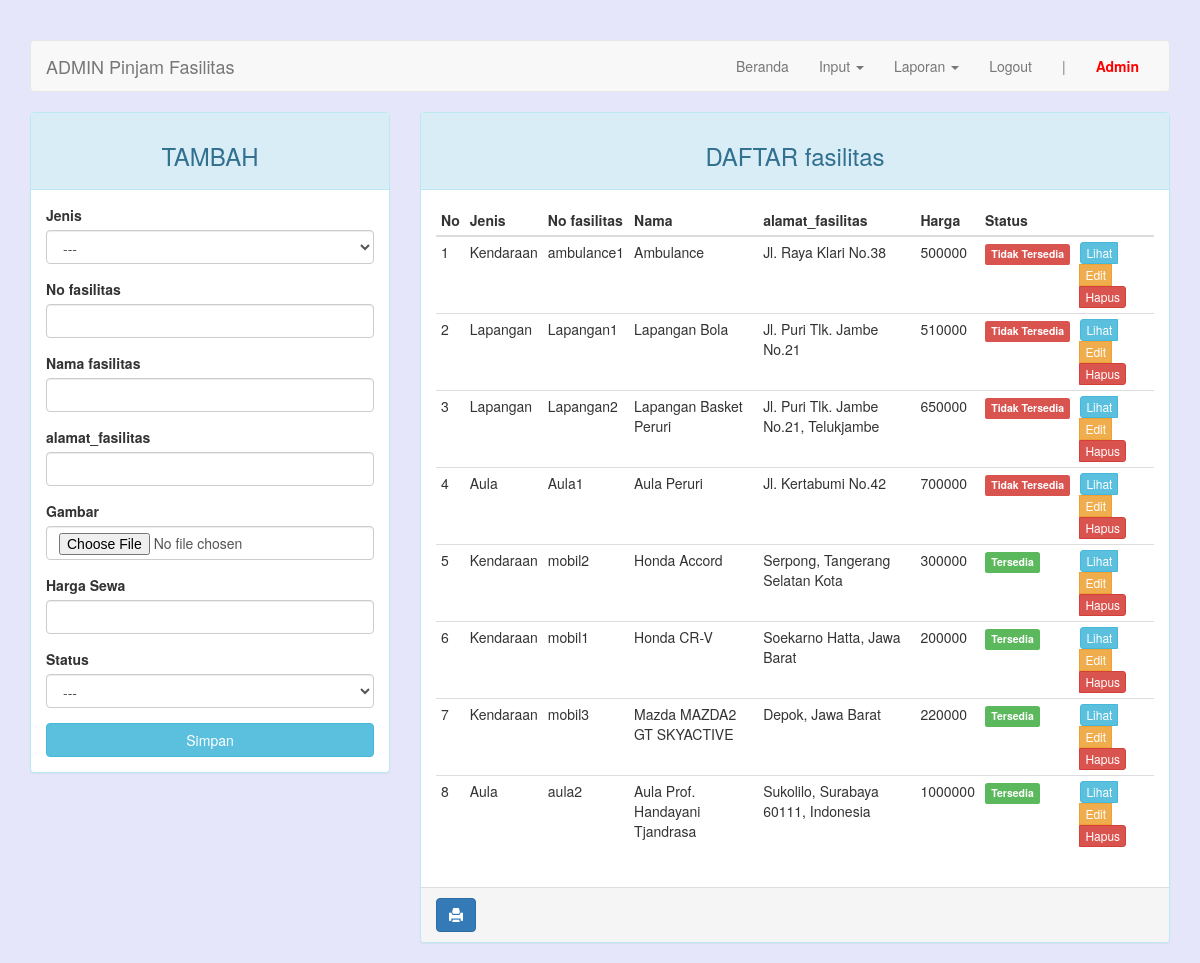
The page /admin/index.php?page=fasilitas (signed in) on the database its author committed.
### tables this page shows
CREATE TABLE `fasilitas` (
  `id_fasilitas` int(11) NOT NULL,
  `id_jenis` int(4) NOT NULL,
  `no_fasilitas` varchar(10) NOT NULL,
  `alamat_fasilitas` varchar(100) NOT NULL,
  `nama_fasilitas` varchar(30) NOT NULL,
  `gambar` varchar(100) NOT NULL,
  `harga` int(7) NOT NULL,
  `status` enum('0','1') NOT NULL
);

CREATE TABLE `jenis` (
  `id_jenis` int(4) NOT NULL,
  `nama` varchar(30) NOT NULL
);

### admin/page/fasilitas.php (the view, shortened to what this page needs)
<?php
$update = (isset($_GET['action']) AND $_GET['action'] == 'update') ? true : false;
?>
<div class="row">
	<div class="col-md-4 hidden-print">
	    <div class="panel panel-<?= ($update) ? "warning" : "info" ?>">
	        <div class="panel-heading"><h3 class="text-center"><?= ($update) ? "EDIT" : "TAMBAH" ?></h3></div>
	        <div class="panel-body">
	            <form action="<?=$_SERVER['REQUEST_URI']?>" method="POST" enctype="multipart/form-data">
	                <div class="form-group">
	                    <label for="id_jenis">Jenis</label>
											<select class="form-control" name="id_jenis">
												<option>---</option>
											</select>
	                </div>
	                <div class="form-group">
	                    <label for="no_fasilitas">No fasilitas</label>
	                    <input type="text" name="no_fasilitas" class="form-control" <?= (!$update) ?: 'value="'.$row["no_fasilitas"].'"' ?>>
	                </div>
	                <div class="form-group">
	                    <label for="nama_fasilitas">Nama fasilitas</label>
	                    <input type="text" name="nama_fasilitas" class="form-control" <?= (!$update) ?: 'value="'.$row["nama_fasilitas"].'"' ?>>
	                </div>
	                <div class="form-group">
	                    <label for="alamat_fasilitas">alamat_fasilitas</label>
	                    <input type="text" name="alamat_fasilitas" class="form-control" <?= (!$update) ?: 'value="'.$row["alamat_fasilitas"].'"' ?>>
	                </div>
	                <div class="form-group">
	                    <label for="gambar">Gambar</label>
	                    <input type="file" name="gambar" class="form-control">
	                </div>
	                <div class="form-group">
	                    <label for="harga">Harga Sewa</label>
	                    <input type="text" name="harga" class="form-control" <?= (!$update) ?: 'value="'.$row["harga"].'"' ?>>
	                </div>
	                <div class="form-group">
	                    <label for="status">Status</label>
											<select class="form-control" name="status">
												<option>---</option>
											</select>
	                </div>
	                <button type="submit" class="btn btn-<?= ($update) ? "warning" : "info" ?> btn-block">Simpan</button>
	            </form>
	        </div>
	    </div>
	</div>
	<div class="col-md-8">
	    <div class="panel panel-info">
	        <div class="panel-heading"><h3 class="text-center">DAFTAR fasilitas</h3></div>
	        <div class="panel-body">
	            <table class="table table-condensed">
	                <thead>
	                    <tr>
	                        <th>No</th>
	                        <th>Jenis</th>
	                        <th>No fasilitas</th>
	                        <th>Nama</th>
	                        <th>alamat_fasilitas</th>
	                        <th>Harga</th>
	                        <th>Status</th>
	                        <th class="hidden-print"></th>
	                    </tr>
	                </thead>
	                <tbody>
	                    <?php $no = 1; ?>
	                    <?php if ($query = $connection->query("SELECT * FROM fasilitas JOIN jenis USING(id_jenis)")): ?>
	                        <?php while($row = $query->fetch_assoc()): ?>
	                        <tr>
	                            <td><?=$no++?></td>
															<td><?=$row['nama']?></td>
															<td><?=$row['no_fasilitas']?></td>
															<td><?=$row['nama_fasilitas']?></td>
															<td><?=$row['alamat_fasilitas']?></td>
															<td><?=$row['harga']?></td>
															<td><span class="label label-<?=($row['status']) ? "success" : "danger" ?>"><?=($row['status']) ? "Tersedia" : "Tidak Tersedia" ?></span></td>
	                            <td class="hidden-print">
	                                <div class="btn-group">
	                                    <a href="../assets/img/fasilitas/<?=$row['gambar']?>" class="btn btn-info btn-xs fancybox">Lihat</a>
	                                    <a href="?page=fasilitas&action=update&key=<?=$row['id_fasilitas']?>" class="btn btn-warning btn-xs">Edit</a>
	                                    <a href="?page=fasilitas&action=delete&key=<?=$row['id_fasilitas']?>" class="btn btn-danger btn-xs">Hapus</a>
	                                </div>
	                            </td>
	                        </tr>
	                        <?php endwhile ?>
	                    <?php endif ?>
	                </tbody>
	            </table>
	        </div>
			    <div class="panel-footer hidden-print">
			        <a onClick="window.print();return false" class="btn btn-primary"><i class="glyphicon glyphicon-print"></i></a>
			    </div>
	    </div>
	</div>
</div>

### admin/index.php (shortened to what this page needs)
<?php
require_once "../config.php";
?>
<!DOCTYPE html>
<html lang="en">
<head>
    <link rel="stylesheet" href="../assets/css/bootstrap.min.css">
    <link rel="stylesheet" href="../assets/fancybox/source/jquery.fancybox.css" type="text/css" media="screen" />
    <link rel="stylesheet" href="../assets/fancybox/source/helpers/jquery.fancybox-buttons.css" type="text/css" media="screen" />
    <link rel="stylesheet" href="../assets/fancybox/source/helpers/jquery.fancybox-thumbs.css" type="text/css" media="screen" />
</head>
<body>
    <div class="container">
        <nav class="navbar navbar-default">
            <div class="container-fluid">
                <div class="navbar-header">
                    <a class="navbar-brand" href="#">ADMIN Pinjam Fasilitas</a>
                </div>
                <div class="collapse navbar-collapse" id="bs-example-navbar-collapse-1">
                    <ul class="nav navbar-nav navbar-right">
                        <li><a href="?page=home">Beranda <span class="sr-only">(current)</span></a></li>
                        <li class="dropdown">
                          <a href="#" class="dropdown-toggle" data-toggle="dropdown" role="button" aria-haspopup="true" aria-expanded="false">Input <span class="caret"></span></a>
                        </li>
                        <li class="dropdown">
                          <a href="#" class="dropdown-toggle" data-toggle="dropdown" role="button" aria-haspopup="true" aria-expanded="false">Laporan <span class="caret"></span></a>
                        </li>
                        <li><a href="logout.php">Logout</a></li>
                        <li><a href="#">|</a></li>
                        <li><a href="#" style="font-weight: bold; color: red;"><?= ucfirst($_SESSION["admin"]["username"]) ?></a></li>
                    </ul>
                </div>
            </div>
        </nav>
        <div class="row">
            <div class="col-md-12">
              <?php include adminPage($_ADMINPAGE); ?>
            </div>
        </div>
    </div>
</body>
</html>

### admin/index.php (style rules this page uses)
body { background-color: #E6E6FA; margin-top: 40px; }

### rows shown on the page
fasilitas: id_jenis.nama "Kendaraan", no_fasilitas "ambulance1", nama_fasilitas "Ambulance", alamat_fasilitas "Jl. Raya Klari No.38", harga "500000", status "Tidak Tersedia"
fasilitas: id_jenis.nama "Lapangan", no_fasilitas "Lapangan1", nama_fasilitas "Lapangan Bola", alamat_fasilitas "Jl. Puri Tlk. Jambe No.21", harga "510000", status "Tidak Tersedia"
fasilitas: id_jenis.nama "Lapangan", no_fasilitas "Lapangan2", nama_fasilitas "Lapangan Basket Peruri", alamat_fasilitas "Jl. Puri Tlk. Jambe No.21, Telukjambe", harga "650000", status "Tidak Tersedia"
fasilitas: id_jenis.nama "Aula", no_fasilitas "Aula1", nama_fasilitas "Aula Peruri", alamat_fasilitas "Jl. Kertabumi No.42", harga "700000", status "Tidak Tersedia"
fasilitas: id_jenis.nama "Kendaraan", no_fasilitas "mobil2", nama_fasilitas "Honda Accord", alamat_fasilitas "Serpong, Tangerang Selatan Kota", harga "300000", status "Tersedia"
fasilitas: id_jenis.nama "Kendaraan", no_fasilitas "mobil1", nama_fasilitas "Honda CR-V", alamat_fasilitas "Soekarno Hatta, Jawa Barat", harga "200000", status "Tersedia"
fasilitas: id_jenis.nama "Kendaraan", no_fasilitas "mobil3", nama_fasilitas "Mazda MAZDA2 GT SKYACTIVE", alamat_fasilitas "Depok, Jawa Barat", harga "220000", status "Tersedia"
fasilitas: id_jenis.nama "Aula", no_fasilitas "aula2", nama_fasilitas "Aula Prof. Handayani Tjandrasa", alamat_fasilitas "Sukolilo, Surabaya 60111, Indonesia", harga "1000000", status "Tersedia"

### other values the page prints
$_SESSION["admin"]["username"] "Admin"
